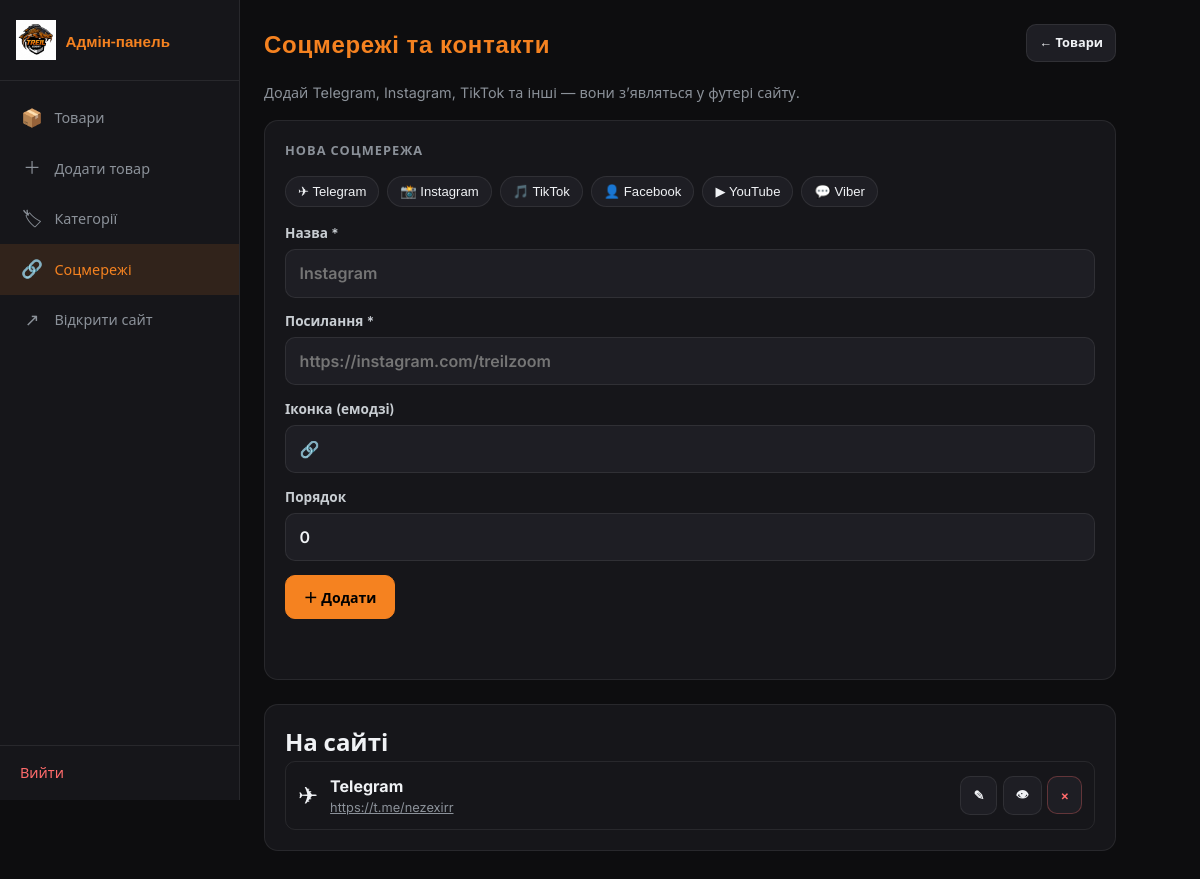
Page /admin/social (signed in) on the committed database.
### tables this page shows
CREATE TABLE social_links (
            id INTEGER PRIMARY KEY AUTOINCREMENT,
            name TEXT NOT NULL,
            url TEXT NOT NULL,
            icon TEXT DEFAULT '🔗',
            sort_order INTEGER DEFAULT 0,
            is_active INTEGER DEFAULT 1
        );

### app.py (the view, shortened to what this page needs)
@app.route("/admin/social", methods=["GET", "POST"])
@login_required
def admin_social():
    conn = get_db()
    links = conn.execute(
        "SELECT * FROM social_links ORDER BY sort_order, id"
    ).fetchall()
    conn.close()
    return render_template("admin/social.html", links=links, presets=SOCIAL_PRESETS)

### app.py (called while the page is built)
@app.context_processor
def inject_globals():
    return {
        "shop_name": SHOP_NAME,
        "telegram_url": TELEGRAM_URL,
        "telegram_username": TELEGRAM_USERNAME,
        "current_category": None,
        "search_query": None,
        "social_links": get_social_links(),
        "build_order_url": build_order_url,
        "general_telegram_url": telegram_order_link(
            "Привіт! Цікавлюсь прикормками TREIL ZOOM"
        ),
    }

def login_required(f):
    @wraps(f)
    def wrapped(*args, **kwargs):
        if not session.get("admin_logged_in"):
            return redirect(url_for("admin_login"))
        return f(*args, **kwargs)
    return wrapped

def get_social_links(active_only=True):
    conn = get_db()
    query = "SELECT * FROM social_links"
    if active_only:
        query += " WHERE is_active = 1"
    query += " ORDER BY sort_order, id"
    rows = conn.execute(query).fetchall()
    conn.close()
    return rows

### config.py (called while the page is built)
def telegram_order_link(text: str) -> str:
    return f"{TELEGRAM_URL}?text={quote(text)}"

### database.py (called while the page is built)
def get_db():
    conn = sqlite3.connect(DB_PATH)
    conn.row_factory = sqlite3.Row
    return conn

### templates/admin/social.html (shortened to what this page needs)
{% extends "admin/base_admin.html" %}
{% block content %}
<div class="page-head">
  <h1>Соцмережі та контакти</h1>
  <a href="{{ url_for('admin_dashboard') }}" class="btn btn-sm">← Товари</a>
</div>
<p class="hint-block">Додай Telegram, Instagram, TikTok та інші — вони зʼявляться у футері сайту.</p>
<form method="post" class="form-card">
  <div class="form-section">
    <h2>Нова соцмережа</h2>
    <div class="preset-row">
      {% for key, (label, icon) in presets.items() %}
      <button type="button" class="preset-btn" data-name="{{ label }}" data-icon="{{ icon }}">{{ icon }} {{ label }}</button>
      {% endfor %}
    </div>
    <label>Назва *
      <input type="text" name="name" id="socialName" required placeholder="Instagram">
    </label>
    <label>Посилання *
      <input type="url" name="url" required placeholder="https://instagram.com/treilzoom">
    </label>
    <label>Іконка (емодзі)
      <input type="text" name="icon" id="socialIcon" value="🔗" maxlength="4">
    </label>
    <label>Порядок
      <input type="number" name="sort_order" value="0" min="0">
    </label>
    <button type="submit" class="btn btn-primary">＋ Додати</button>
  </div>
</form>
{% if links %}
<div class="form-card" style="margin-top:1rem">
  <h2>На сайті</h2>
  <div class="social-admin-list">
    {% for link in links %}
    <div class="social-admin-item {% if not link.is_active %}inactive{% endif %}">
      <span class="social-admin-icon">{{ link.icon }}</span>
      <div class="social-admin-info">
        <strong>{{ link.name }}</strong>
        <a href="{{ link.url }}" target="_blank" rel="noopener">{{ link.url }}</a>
      </div>
      <div class="social-admin-actions">
        <a href="{{ url_for('admin_social_edit', link_id=link.id) }}" class="btn btn-sm">✎</a>
        <form method="post" style="display:inline">
          <button type="submit" class="btn btn-sm">{{ '👁' if link.is_active else '🚫' }}</button>
        </form>
        <form method="post" style="display:inline" onsubmit="return confirm('Видалити?')">
          <button type="submit" class="btn btn-sm btn-danger">×</button>
        </form>
      </div>
    </div>
    {% endfor %}
  </div>
</div>
{% endif %}
{% endblock %}

### static/css/admin.css (style rules this page uses)
:root { --orange: #f58220; --bg: #0d0d0f; --surface: #16161a; --surface2: #1e1e24; --text: #f0f2f5; --muted: #8b9199; --border: rgba(255,255,255,0.08); --danger: #ff6b6b; --font: "Inter", system-ui, sans-serif; --font-display: "Oswald", sans-serif; --nav-h: 60px; --bottom-h: 64px; }
*, *::before, *::after { box-sizing: border-box; margin: 0; padding: 0; }
body.admin { font-family: var(--font); background: var(--bg); color: var(--text); min-height: 100vh; line-height: 1.5; }
.page-head { display: flex; justify-content: space-between; align-items: flex-start; gap: 1rem; margin-bottom: 1.25rem; flex-wrap: wrap; }
h1 { font-family: var(--font-display); font-size: 1.5rem; color: var(--orange); letter-spacing: 0.03em; }
.btn { display: inline-flex; align-items: center; justify-content: center; padding: 0.65rem 1.1rem; border-radius: 10px; font-family: inherit; font-size: 0.88rem; font-weight: 600; text-decoration: none; border: 1px solid var(--border); background: var(--surface2); color: var(--text); cursor: pointer; transition: all 0.15s; min-height: 44px; }
.btn-primary, .btn-green { background: var(--orange); color: #000; border-color: var(--orange); }
.btn-sm { padding: 0.45rem 0.75rem; font-size: 0.8rem; min-height: 38px; }
.btn-danger { color: var(--danger); border-color: rgba(255,107,107,0.3); }
.add-card, .form-card { background: var(--surface); border: 1px solid var(--border); border-radius: 14px; padding: 1.25rem; margin-bottom: 1.5rem; }
.add-card h2, .form-section h2 { font-size: 0.8rem; text-transform: uppercase; letter-spacing: 0.08em; color: var(--muted); margin-bottom: 1rem; }
label { display: block; margin-bottom: 0.85rem; font-size: 0.85rem; font-weight: 600; color: #c8cdd2; }
input, textarea, select { display: block; width: 100%; margin-top: 0.35rem; padding: 0.7rem 0.85rem; border: 1px solid var(--border); border-radius: 10px; font: inherit; font-size: 16px; background: var(--surface2); color: var(--text); }
.form-section { margin-bottom: 1.25rem; padding-bottom: 1.25rem; border-bottom: 1px solid var(--border); }
.form-section:last-of-type { border-bottom: none; }
.preset-row { display: flex; flex-wrap: wrap; gap: 0.5rem; margin-bottom: 1rem; }
.preset-btn { padding: 0.45rem 0.75rem; border-radius: 999px; border: 1px solid var(--border, rgba(255,255,255,0.1)); background: var(--bg-elevated, #1e1e24); color: inherit; cursor: pointer; font-size: 0.82rem; }
.hint-block { color: var(--muted, #8b9199); margin-bottom: 1rem; font-size: 0.9rem; }
.social-admin-list { display: flex; flex-direction: column; gap: 0.65rem; }
.social-admin-item { display: flex; align-items: center; gap: 0.75rem; padding: 0.75rem; border-radius: 10px; border: 1px solid var(--border, rgba(255,255,255,0.1)); }
.social-admin-icon { font-size: 1.5rem; }
.social-admin-info { flex: 1; min-width: 0; }
.social-admin-info a { display: block; font-size: 0.8rem; color: var(--muted, #8b9199); word-break: break-all; }
.social-admin-actions { display: flex; gap: 0.35rem; flex-shrink: 0; }

### rows in the picture
social_links: icon "✈", name "Telegram", url "https://t.me/nezexirr", is_active "👁"

### other values in the picture
{{ icon }} "📸" "🎵" "👤" "▶" "💬"
{{ label }} "Instagram" "TikTok" "Facebook" "YouTube" "Viber"
